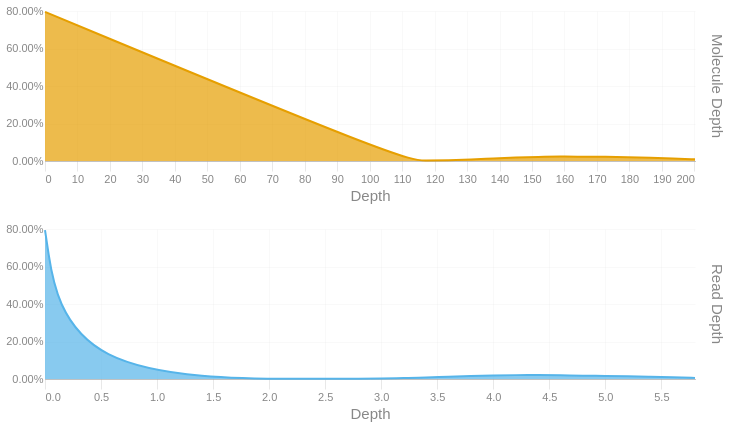

Notebook source saved alongside this figure:
### Code cell
readdep = depth_hist(tb['Read Depth'], q99, 3)
readdep = readdep.with_columns(pl.lit('Read Depth').alias('Metric'))
if not SKIPLR:
    moldep = depth_hist(tb['Molecule Depth'], mol_q99, 1)
    moldep = moldep.with_columns(pl.lit('Molecule Depth').alias('Metric'))
    _hist = pl.concat([readdep, moldep])
    _hist = _hist.filter(pl.col('Proportion') != 0)
    with SafeRender(_hist):
        (
            alt.Chart(_hist)        
            .mark_area(interpolate = "basis")
            .encode(
                x=alt.X('Bin:Q').scale(domainMin=0).axis(alt.Axis(title='Depth')),
                y = alt.Y('Proportion:Q', title = None).axis(format = '.2%'),
                color = alt.Color('Metric:N').legend(None),
                row = alt.Row("Metric:N").header(title = None, labelOrient = 'right'),
                tooltip = [
                    alt.Tooltip("Metric:N", title = "Metric"),
                    alt.Tooltip('Interval:N', title = "Depth Interval"),
                    alt.Tooltip('Proportion:Q', title = "% Alignments").format('.2%')
                ]
            )
            .resolve_scale(x='independent', y='independent')
            .properties(
                height = 150, width = 650,
                usermeta={'embedOptions': {'downloadFileName': f'{samplename}.depth.hist'}}
            )
        ).display()
else:
    readdep = readdep.filter(pl.col('Proportion') != 0)
    with SafeRender(readdep):
        (
            alt.Chart(readdep)        
            .mark_area(interpolate = "basis")
            .encode(
                x=alt.X('Bin:Q').scale(domainMin=0).axis(alt.Axis(title='Depth')),
                y = alt.Y('Proportion:Q', title = None).axis(format = '.2%'),
                tooltip = [
                    alt.Tooltip('Interval:N', title = "Depth Interval"),
                    alt.Tooltip('Proportion:Q', title = "% Alignments").format('.2%')
                ]
            )
            .properties(
                usermeta={'embedOptions': {'downloadFileName': f'{samplename}.depth.hist'}}
            )
        ).display()

### Figure 1 — Vega-Lite specification as saved in the notebook (floating-point values rounded to 4 significant figures)
{"width": 650, "height": 150, "config": {"title": {"anchor": "start", "dy": -15, "fontSize": 18, "color": "#888888", "subtitleColor": "#888888", "subtitleFontSize": 14}, "arc": {"fill": "#0072B2"}, "axis": {"domainColor": "#888888", "domainWidth": 0.5, "gridWidth": 0.2, "grid": false, "titleFontWeight": 400, "titleFontSize": 15, "labelFontSize": 11, "labelColor": "#888888", "tickColor": "#888888", "tickWidth": 0.2, "titleColor": "#888888"}, "axisBand": {"grid": false}, "axisX": {"grid": true, "tickSize": 10, "domainCap": "round"}, "axisY": {"domain": false, "grid": true, "tickSize": 0, "domainCap": "round"}, "background": "transparent", "header": {"labelFontSize": 15, "labelColor": "#888888", "titleFontSize": 15, "titleFontWeight": 600, "titleColor": "#888888"}, "legend": {"labelFont": "sans-serif", "labelFontSize": 12, "labelColor": "#888888", "symbolSize": 100, "symbolType": "circle", "titleFontSize": 12, "titlePadding": 10, "titleColor": "#888888", "title": null}, "range": {"category": ["#E69F00", "#56B4E9", "#009E73", "#F0E442", "#0072B2", "#D55E00", "#CC79A7", "#000000"], "diverging": ["#cfe8f3", "#a2d4ec", "#73bfe2", "#46abdb", "#1696d2", "#12719e"]}, "area": {"fill": "#0072B2", "fillOpacity": 0.7, "line": true, "strokeOpacity": 0.7}, "line": {"color": "#0072B2", "stroke": "#0072B2", "strokeWidth": 2}, "trail": {"color": "#0072B2", "stroke": "#0072B2", "strokeWidth": 0, "size": 1}, "point": {"filled": true, "fillOpacity": 1.0, "size": 95}, "text": {"color": "#888888", "fontSize": 11, "align": "right", "fontWeight": 400, "size": 11}, "bar": {"fill": "#0072B2", "stroke": null}, "view": {"stroke": null, "continuousWidth": 660, "continuousHeight": 400}}, "data": {"name": "data-dc679a2dcf0cc359e53d937d0d5d7e5e"}, "mark": {"type": "area", "interpolate": "basis"}, "encoding": {"color": {"field": "Metric", "legend": null, "type": "nominal"}, "row": {"field": "Metric", "header": {"title": null, "labelOrient": "right"}, "type": "nominal"}, "tooltip": [{"field": "Metric", "title": "Metric", "type": "nominal"}, {"field": "Interval", "title": "Depth Interval", "type": "nominal"}, {"field": "Proportion", "format": ".2%", "title": "% Alignments", "type": "quantitative"}], "x": {"axis": {"title": "Depth"}, "field": "Bin", "scale": {"domainMin": 0}, "type": "quantitative"}, "y": {"axis": {"format": ".2%"}, "field": "Proportion", "title": null, "type": "quantitative"}}, "resolve": {"scale": {"x": "independent", "y": "independent"}}, "usermeta": {"embedOptions": {"downloadFileName": "260427_8_15b_MqA_10488528_23Y7JGLT4_L4.depth.hist"}}, "$schema": "https://vega.github.io/schema/vega-lite/v6.4.1.json", "datasets": {"data-dc679a2dcf0cc359e53d937d0d5d7e5e": [{"Bin": 0.0, "Interval": "0.0-0.2", "Proportion": 0.794, "Metric": "Read Depth"}, {"Bin": 0.2, "Interval": "0.2-0.4", "Proportion": 0.001, "Metric": "Read Depth"}, {"Bin": 2.6, "Interval": "2.6-2.8", "Proportion": 0.001, "Metric": "Read Depth"}, {"Bin": 2.8, "Interval": "2.8-3.0", "Proportion": 0.001, "Metric": "Read Depth"}, {"Bin": 3.0, "Interval": "3.0-3.2", "Proportion": 0.002, "Metric": "Read Depth"}, {"Bin": 3.2, "Interval": "3.2-3.4", "Proportion": 0.005, "Metric": "Read Depth"}, {"Bin": 3.4, "Interval": "3.4-3.6", "Proportion": 0.007, "Metric": "Read Depth"}, {"Bin": 3.6, "Interval": "3.6-3.8", "Proportion": 0.013, "Metric": "Read Depth"}, {"Bin": 3.8, "Interval": "3.8-4.0", "Proportion": 0.016, "Metric": "Read Depth"}, {"Bin": 4.0, "Interval": "4.0-4.2", "Proportion": 0.019, "Metric": "Read Depth"}, {"Bin": 4.2, "Interval": "4.2-4.4", "Proportion": 0.021, "Metric": "Read Depth"}, {"Bin": 4.4, "Interval": "4.4-4.6", "Proportion": 0.021, "Metric": "Read Depth"}, {"Bin": 4.6, "Interval": "4.6-4.8", "Proportion": 0.02, "Metric": "Read Depth"}, {"Bin": 4.8, "Interval": "4.8-5.0", "Proportion": 0.017, "Metric": "Read Depth"}, {"Bin": 5.0, "Interval": "5.0-5.2", "Proportion": 0.017, "Metric": "Read Depth"}, {"Bin": 5.2, "Interval": "5.2-5.4", "Proportion": 0.015, "Metric": "Read Depth"}, {"Bin": 5.4, "Interval": "5.4-5.6", "Proportion": 0.012, "Metric": "Read Depth"}, {"Bin": 5.6, "Interval": "5.6-5.8", "Proportion": 0.009, "Metric": "Read Depth"}, {"Bin": 5.8, "Interval": "5.8-6.0", "Proportion": 0.006, "Metric": "Read Depth"}, {"Bin": 0.0, "Interval": "0.0-6.9", "Proportion": 0.795, "Metric": "Molecule Depth"}, {"Bin": 110.5, "Interval": "110.5-117.4", "Proportion": 0.001, "Metric": "Molecule Depth"}, {"Bin": 117.4, "Interval": "117.4-124.3", "Proportion": 0.002, "Metric": "Molecule Depth"}, {"Bin": 124.3, "Interval": "124.3-131.2", "Proportion": 0.004, "Metric": "Molecule Depth"}, {"Bin": 131.2, "Interval": "131.2-138.1", "Proportion": 0.008, "Metric": "Molecule Depth"}, {"Bin": 138.1, "Interval": "138.1-145.0", "Proportion": 0.014, "Metric": "Molecule Depth"}, {"Bin": 145.0, "Interval": "145.0-151.9", "Proportion": 0.019, "Metric": "Molecule Depth"}, {"Bin": 151.9, "Interval": "151.9-158.8", "Proportion": 0.022, "Metric": "Molecule Depth"}, {"Bin": 158.8, "Interval": "158.8-165.7", "Proportion": 0.024, "Metric": "Molecule Depth"}, {"Bin": 165.7, "Interval": "165.7-172.6", "Proportion": 0.023, "Metric": "Molecule Depth"}, {"Bin": 172.6, "Interval": "172.6-179.5", "Proportion": 0.023, "Metric": "Molecule Depth"}, {"Bin": 179.5, "Interval": "179.5-186.4", "Proportion": 0.02, "Metric": "Molecule Depth"}, {"Bin": 186.4, "Interval": "186.4-193.3", "Proportion": 0.017, "Metric": "Molecule Depth"}, {"Bin": 193.3, "Interval": "193.3-200.2", "Proportion": 0.013, "Metric": "Molecule Depth"}, {"Bin": 200.2, "Interval": "200.2-207.14", "Proportion": 0.009, "Metric": "Molecule Depth"}]}}
